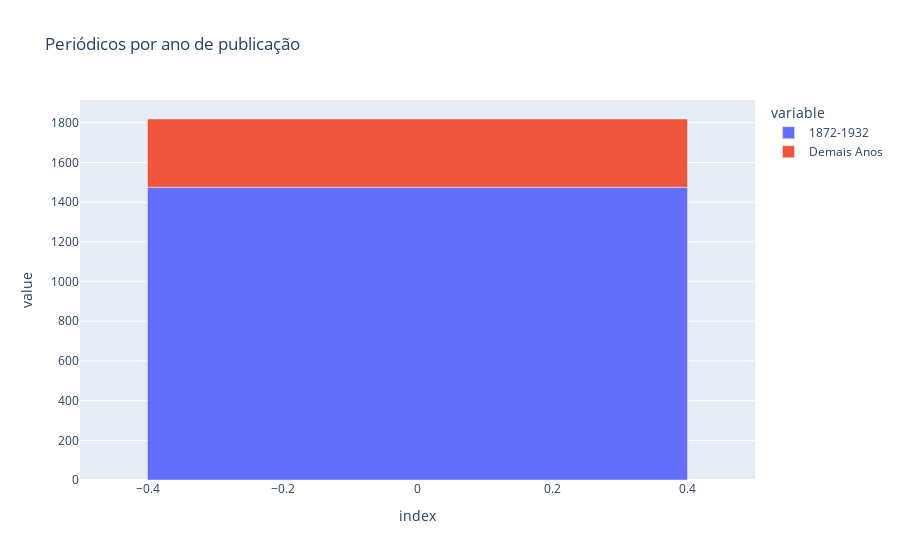

Write notebook code for a chart like this one.
### Markdown cell above
Nos 60 anos entre 1872 e 1932, encontramos 1475 itens, o que dá uma média de 24,6 itens por anos e corresponde a 81,1%. Nos 117 anos restantes, encontramos 344 itens, o que dá uma média de 3,2 itens por ano e corresponde a 18,9%.

### Code cell
# criar dataframe com os dados
df_periodical_1872_1932 = pd.DataFrame({'1872-1932': [1475], 'Demais Anos': [344]})
#criar gráfico de barras com os dados
fig6 = px.bar(df_periodical_1872_1932, title='Periódicos por ano de publicação')
fig6.show()

### Figure 1 — Plotly figure (JSON) as saved in the notebook; plotly's stock layout.template omitted (floating-point values rounded to 4 significant figures)
{"data": [{"alignmentgroup": "True", "hovertemplate": "variable=1872-1932<br>index=%{x}<br>value=%{y}<extra></extra>", "legendgroup": "1872-1932", "marker": {"color": "#636efa", "pattern": {"shape": ""}}, "name": "1872-1932", "offsetgroup": "1872-1932", "orientation": "v", "showlegend": true, "textposition": "auto", "type": "bar", "x": [0], "xaxis": "x", "y": [1475], "yaxis": "y"}, {"alignmentgroup": "True", "hovertemplate": "variable=Demais Anos<br>index=%{x}<br>value=%{y}<extra></extra>", "legendgroup": "Demais Anos", "marker": {"color": "#EF553B", "pattern": {"shape": ""}}, "name": "Demais Anos", "offsetgroup": "Demais Anos", "orientation": "v", "showlegend": true, "textposition": "auto", "type": "bar", "x": [0], "xaxis": "x", "y": [344], "yaxis": "y"}], "layout": {"barmode": "relative", "legend": {"title": {"text": "variable"}, "tracegroupgap": 0}, "title": {"text": "Periódicos por ano de publicação"}, "xaxis": {"anchor": "y", "domain": [0, 1], "title": {"text": "index"}}, "yaxis": {"anchor": "x", "domain": [0, 1], "title": {"text": "value"}}}}
